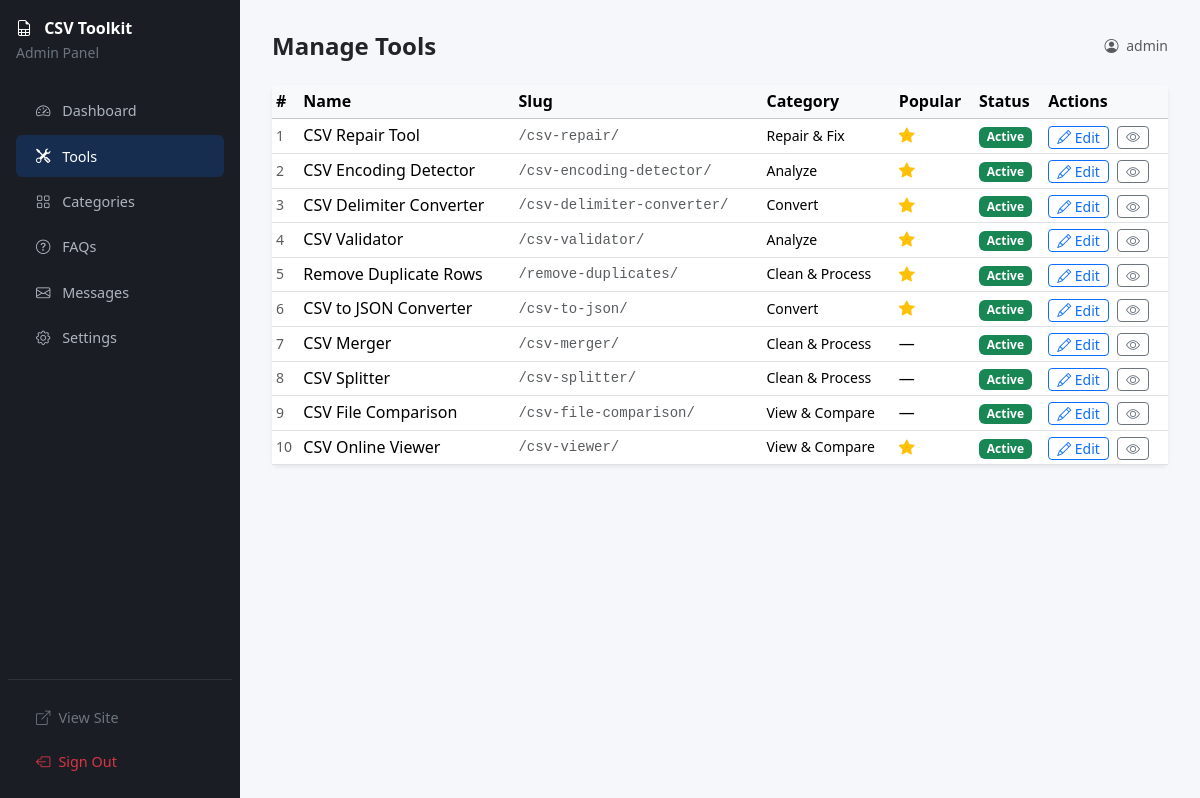
Page /admin/tools/ (signed in) on the committed database.
### tables this page shows
CREATE TABLE `tools` (
    `id`               INT UNSIGNED  NOT NULL AUTO_INCREMENT,
    `category_id`      INT UNSIGNED  DEFAULT NULL,
    `name`             VARCHAR(120)  NOT NULL,
    `slug`             VARCHAR(120)  NOT NULL,
    `short_description`VARCHAR(300)  DEFAULT NULL,
    `meta_title`       VARCHAR(160)  DEFAULT NULL,
    `meta_description` VARCHAR(320)  DEFAULT NULL,
    `h1`               VARCHAR(200)  DEFAULT NULL,
    `content`          LONGTEXT,
    `instructions`     TEXT,
    `schema_type`      VARCHAR(50)   DEFAULT 'WebApplication',
    `is_popular`       TINYINT(1)    NOT NULL DEFAULT 0,
    `sort_order`       SMALLINT      NOT NULL DEFAULT 0,
    `status`           TINYINT(1)    NOT NULL DEFAULT 1,
    `created_at`       DATETIME      NOT NULL DEFAULT CURRENT_TIMESTAMP,
    `updated_at`       DATETIME      NOT NULL DEFAULT CURRENT_TIMESTAMP ON UPDATE CURRENT_TIMESTAMP,
    PRIMARY KEY (`id`),
    UNIQUE KEY `uq_tool_slug` (`slug`),
    KEY `idx_category` (`category_id`),
    CONSTRAINT `fk_tool_category` FOREIGN KEY (`category_id`)
        REFERENCES `tool_categories`(`id`) ON DELETE SET NULL ON UPDATE CASCADE
);

CREATE TABLE `tool_categories` (
    `id`          INT UNSIGNED     NOT NULL AUTO_INCREMENT,
    `name`        VARCHAR(100)     NOT NULL,
    `slug`        VARCHAR(100)     NOT NULL,
    `description` TEXT,
    `icon`        VARCHAR(100)     DEFAULT NULL,
    `sort_order`  SMALLINT         NOT NULL DEFAULT 0,
    `status`      TINYINT(1)       NOT NULL DEFAULT 1 COMMENT '1=active,0=inactive',
    `created_at`  DATETIME         NOT NULL DEFAULT CURRENT_TIMESTAMP,
    `updated_at`  DATETIME         NOT NULL DEFAULT CURRENT_TIMESTAMP ON UPDATE CURRENT_TIMESTAMP,
    PRIMARY KEY (`id`),
    UNIQUE KEY `uq_category_slug` (`slug`)
);

### admin/index.php (called while the page is built, shortened)
<?php
$uri     = trim(parse_url($_SERVER['REQUEST_URI'] ?? '/', PHP_URL_PATH), '/');
$base    = trim(dirname($_SERVER['SCRIPT_NAME'] ?? ''), '/');
if ($base && str_starts_with($uri, $base)) $uri = ltrim(substr($uri, strlen($base)), '/');
$subRoute = ltrim(substr($uri, strlen('admin')), '/');
$subRoute = rtrim($subRoute, '/');
$adminViewMap = [
    'login'      => __DIR__ . '/login.php',
    'logout'     => __DIR__ . '/logout.php',
    'dashboard'  => __DIR__ . '/dashboard.php',
    'tools'      => __DIR__ . '/tools.php',
    'tools/edit' => __DIR__ . '/tools-edit.php',
    'categories' => __DIR__ . '/categories.php',
    'faqs'       => __DIR__ . '/faqs.php',
    'settings'   => __DIR__ . '/settings.php',
    'messages'   => __DIR__ . '/messages.php',
];
$viewFile = $adminViewMap[$subRoute] ?? null;
require_once $viewFile;

### config/database.php (called while the page is built, shortened)
<?php
function db(): PDO {
    static $pdo = null;
    $dsn = sprintf(
        'mysql:host=%s;port=%s;dbname=%s;charset=%s',
        DB_HOST, DB_PORT, DB_NAME, DB_CHARSET
    );
    $options = [
        PDO::ATTR_ERRMODE            => PDO::ERRMODE_EXCEPTION,
        PDO::ATTR_DEFAULT_FETCH_MODE => PDO::FETCH_ASSOC,
        PDO::ATTR_EMULATE_PREPARES   => false,
        PDO::MYSQL_ATTR_INIT_COMMAND => "SET NAMES utf8mb4 COLLATE utf8mb4_unicode_ci",
    ];
    try {
        $pdo = new PDO($dsn, DB_USER, DB_PASS, $options);
    } catch (PDOException $e) {
        if (APP_DEBUG) {
            die('Database connection failed: ' . htmlspecialchars($e->getMessage()));
        }
        die('A database error occurred. Please try again later.');
    }
    return $pdo;
}

### includes/functions.php (called while the page is built, shortened)
<?php
function e(string $str): string {
    return htmlspecialchars($str, ENT_QUOTES | ENT_SUBSTITUTE, 'UTF-8');
}
function url(string $path = ''): string {
    return APP_URL . '/' . ltrim($path, '/');
}
function dbFetchAll(string $sql, array $params = []): array {
    $stmt = db()->prepare($sql);
    $stmt->execute($params);
    return $stmt->fetchAll();
}

### admin/tools.php (the view, shortened to what this page needs)
<?php
$tools = dbFetchAll(
    'SELECT t.*, c.name AS category_name
     FROM tools t
     LEFT JOIN tool_categories c ON t.category_id = c.id
     ORDER BY t.sort_order ASC'
);
?>
<div class="card border-0 shadow-sm">
    <div class="card-body p-0">
        <div class="table-responsive">
            <table class="table table-sm align-middle mb-0">
                <thead class="table-light">
                    <tr>
                        <th>#</th>
                        <th>Name</th>
                        <th>Slug</th>
                        <th>Category</th>
                        <th>Popular</th>
                        <th>Status</th>
                        <th>Actions</th>
                    </tr>
                </thead>
                <tbody>
                <?php foreach ($tools as $t): ?>
                <tr>
                    <td class="text-muted small"><?= (int)$t['id'] ?></td>
                    <td class="fw-medium"><?= e($t['name']) ?></td>
                    <td class="font-mono small text-muted">/<?= e($t['slug']) ?>/</td>
                    <td class="small"><?= e($t['category_name'] ?? '—') ?></td>
                    <td><?= $t['is_popular'] ? '<i class="bi bi-star-fill text-warning"></i>' : '—' ?></td>
                    <td>
                        <form method="post" class="d-inline">
                            <button type="submit" name="toggle_status" value="1"
                                    class="badge border-0 <?= $t['status'] ? 'bg-success' : 'bg-secondary' ?>"
                                    style="cursor:pointer">
                                <?= $t['status'] ? 'Active' : 'Inactive' ?>
                            </button>
                        </form>
                    </td>
                    <td>
                        <a href="<?= url('admin/tools/edit/?id=' . $t['id']) ?>"
                           class="btn btn-xs btn-sm btn-outline-primary py-0 px-2">
                            <i class="bi bi-pencil" aria-hidden="true"></i> Edit
                        </a>
                        <a href="<?= url($t['slug'] . '/') ?>" target="_blank"
                           class="btn btn-xs btn-sm btn-outline-secondary py-0 px-2 ms-1">
                            <i class="bi bi-eye" aria-hidden="true"></i>
                        </a>
                    </td>
                </tr>
                <?php endforeach; ?>
                </tbody>
            </table>
        </div>
    </div>
</div>
<?php
require_once __DIR__ . '/layout.php';

### assets/css/main.css (style rules this page uses)
:root { --primary: #0d6efd; --primary-dark: #0a58ca; --secondary: #6c757d; --success: #198754; --warning: #ffc107; --danger: #dc3545; --info: #0dcaf0; --light: #f8f9fa; --dark: #212529; --border-radius: .5rem; --shadow-sm: 0 .125rem .25rem rgba(0,0,0,.075); --shadow: 0 .25rem .75rem rgba(0,0,0,.1); --shadow-lg: 0 .5rem 1.5rem rgba(0,0,0,.15); --font-sans: 'Segoe UI', system-ui, -apple-system, sans-serif; --transition: .2s ease-in-out; }
*, *::before, *::after { box-sizing: border-box; }
html { scroll-behavior: smooth; }
body { font-family: var(--font-sans); color: var(--dark); background: #f5f7fb; line-height: 1.6; }
a { color: var(--primary); text-decoration: none; }
.font-mono { font-family: 'Courier New', Courier, monospace; }

### rows in the picture
tools: id "1", name "CSV Repair Tool", slug "csv-repair", category.name "Repair & Fix", is_popular 1 (drawn), status "Active"
tools: id "2", name "CSV Encoding Detector", slug "csv-encoding-detector", category.name "Analyze", is_popular 1 (drawn), status "Active"
tools: id "3", name "CSV Delimiter Converter", slug "csv-delimiter-converter", category.name "Convert", is_popular 1 (drawn), status "Active"
tools: id "4", name "CSV Validator", slug "csv-validator", category.name "Analyze", is_popular 1 (drawn), status "Active"
tools: id "5", name "Remove Duplicate Rows", slug "remove-duplicates", category.name "Clean & Process", is_popular 1 (drawn), status "Active"
tools: id "6", name "CSV to JSON Converter", slug "csv-to-json", category.name "Convert", is_popular 1 (drawn), status "Active"
tools: id "7", name "CSV Merger", slug "csv-merger", category.name "Clean & Process", status "Active"
tools: id "8", name "CSV Splitter", slug "csv-splitter", category.name "Clean & Process", status "Active"
tools: id "9", name "CSV File Comparison", slug "csv-file-comparison", category.name "View & Compare", status "Active"
tools: id "10", name "CSV Online Viewer", slug "csv-viewer", category.name "View & Compare", is_popular 1 (drawn), status "Active"

### other values in the picture
$item['label'] "Dashboard"
$item['label'] "Tools"
$item['label'] "Categories"
$item['label'] "FAQs"
$item['label'] "Messages"
$item['label'] "Settings"
$pageTitle "Manage Tools"
currentAdmin() "admin"
